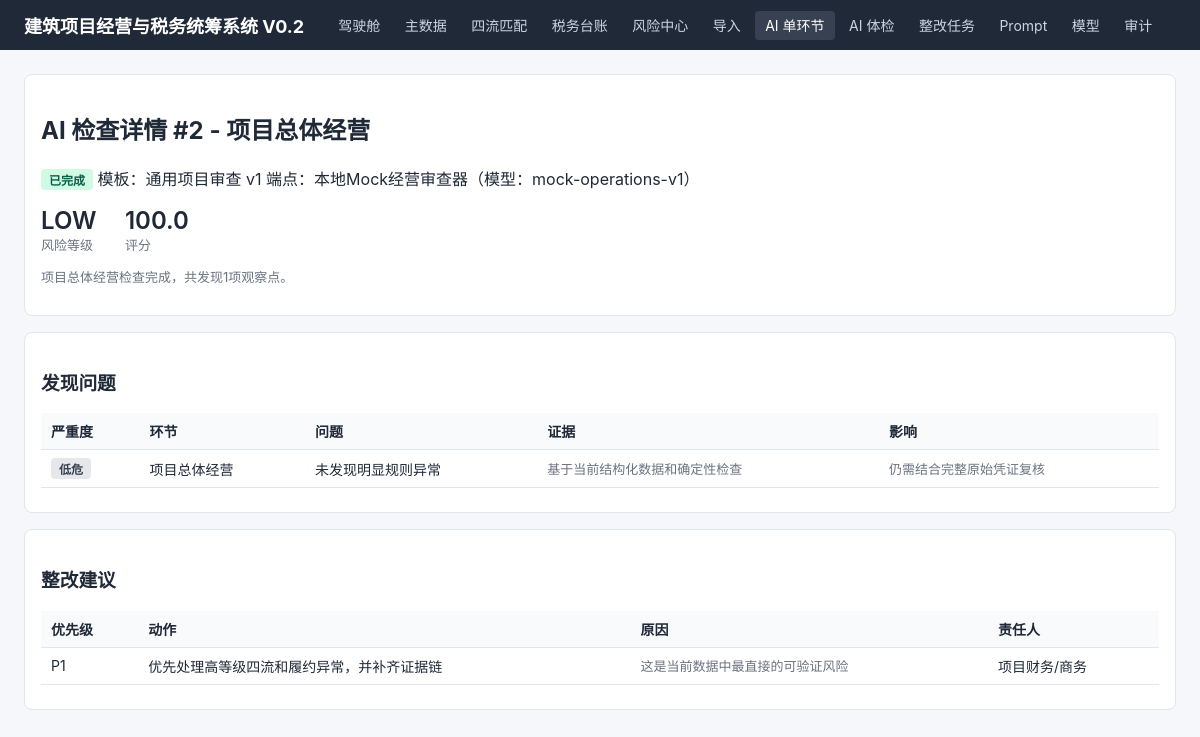
The page /ai-review/2 on the database its author committed.
### app/models.py (models this page shows)
class AIReviewJob(Base):
    __tablename__ = "ai_review_jobs"
    id: Mapped[int] = mapped_column(primary_key=True)
    project_id: Mapped[int] = mapped_column(ForeignKey("projects.id"), index=True)
    scope: Mapped[str] = mapped_column(String(40), index=True)
    endpoint_id: Mapped[int] = mapped_column(ForeignKey("ai_model_endpoints.id"), index=True)
    batch_id: Mapped[Optional[int]] = mapped_column(Integer, nullable=True, index=True)
    prompt_template_id: Mapped[Optional[int]] = mapped_column(Integer, nullable=True, index=True)
    parent_job_id: Mapped[Optional[int]] = mapped_column(Integer, nullable=True, index=True)
    user_instruction: Mapped[str] = mapped_column(Text, default="")
    status: Mapped[str] = mapped_column(String(20), default="pending", index=True)
    parse_failed: Mapped[bool] = mapped_column(Boolean, default=False, index=True)
    created_at: Mapped[str] = mapped_column(String(30), default="")
    started_at: Mapped[str] = mapped_column(String(30), default="")
    finished_at: Mapped[str] = mapped_column(String(30), default="")
    input_digest: Mapped[str] = mapped_column(String(64), default="")
    input_preview: Mapped[str] = mapped_column(Text, default="")
    error_message: Mapped[str] = mapped_column(Text, default="")
    actor: Mapped[str] = mapped_column(String(80), default="anonymous", index=True)

class AIPromptTemplate(Base):
    __tablename__ = "ai_prompt_templates"
    id: Mapped[int] = mapped_column(primary_key=True)
    name: Mapped[str] = mapped_column(String(100), index=True)
    scope: Mapped[str] = mapped_column(String(40), index=True)
    version: Mapped[int] = mapped_column(Integer, default=1)
    system_addendum: Mapped[str] = mapped_column(Text, default="")
    review_focus: Mapped[str] = mapped_column(Text, default="")
    enabled: Mapped[bool] = mapped_column(Boolean, default=True, index=True)
    created_at: Mapped[str] = mapped_column(String(30), default="")
    __table_args__ = (
        UniqueConstraint("scope", "version", name="uq_prompt_scope_version"),
    )

class AIModelEndpoint(Base):
    __tablename__ = "ai_model_endpoints"
    id: Mapped[int] = mapped_column(primary_key=True)
    name: Mapped[str] = mapped_column(String(100), unique=True, index=True)
    adapter: Mapped[str] = mapped_column(String(30), default="openai_compatible")
    base_url: Mapped[str] = mapped_column(String(300), default="")
    chat_path: Mapped[str] = mapped_column(String(200), default="/v1/chat/completions")
    model: Mapped[str] = mapped_column(String(120), default="")
    api_key_env: Mapped[str] = mapped_column(String(120), default="")
    enabled: Mapped[bool] = mapped_column(Boolean, default=True, index=True)
    timeout_seconds: Mapped[int] = mapped_column(Integer, default=90)
    note: Mapped[str] = mapped_column(String(300), default="")

class AIReviewResult(Base):
    __tablename__ = "ai_review_results"
    id: Mapped[int] = mapped_column(primary_key=True)
    job_id: Mapped[int] = mapped_column(
        ForeignKey("ai_review_jobs.id"), unique=True, index=True,
    )
    provider_name: Mapped[str] = mapped_column(String(100), default="")
    model_name: Mapped[str] = mapped_column(String(120), default="")
    risk_level: Mapped[str] = mapped_column(String(20), default="UNKNOWN")
    score: Mapped[Decimal] = mapped_column(Numeric(6, 2), default=Decimal("0"))
    summary: Mapped[str] = mapped_column(Text, default="")
    findings_json: Mapped[str] = mapped_column(Text, default="[]")
    recommendations_json: Mapped[str] = mapped_column(Text, default="[]")
    data_gaps_json: Mapped[str] = mapped_column(Text, default="[]")
    raw_response: Mapped[str] = mapped_column(Text, default="")

### app/routers/ai_review.py (the view)
@router.get("/ai-review/{job_id}", response_class=HTMLResponse)
def ai_review_detail(request: Request, job_id: int):
    db = SessionLocal()
    job = db.get(AIReviewJob, job_id)
    if not job:
        db.close()
        return HTMLResponse("AI review job not found", status_code=404)
    project = db.get(Project, job.project_id)
    endpoint = db.get(AIModelEndpoint, job.endpoint_id)
    prompt_template = (
        db.get(AIPromptTemplate, job.prompt_template_id)
        if job.prompt_template_id else None
    )
    result = db.scalar(
        select(AIReviewResult).where(AIReviewResult.job_id == job.id)
    )
    findings: list = []; recommendations: list = []; gaps: list = []
    if result:
        for key, target in (
            ("findings_json", findings),
            ("recommendations_json", recommendations),
            ("data_gaps_json", gaps),
        ):
            try:
                target.extend(json.loads(getattr(result, key) or "[]"))
            except Exception:
                pass
    db.close()
    return templates.TemplateResponse(
        request,
        "ai_review_detail.html",
    {
        "request": request, "job": job, "project": project,
        "endpoint": endpoint, "result": result,
        "findings": findings, "recommendations": recommendations,
        "gaps": gaps, "scope_name": SCOPES.get(job.scope, job.scope),
        "prompt_template": prompt_template,
    },
    )

### app/templates/ai_review_detail.html (shortened to what this page needs)
{% extends "base.html" %}
{% block content %}
<div class="card">
<h2>AI 检查详情 #{{ job.id }} - {{ scope_name }}</h2>
<p>
<span class="tag {% if job.status == 'completed' %}green{% elif job.status == 'failed' %}red{% else %}gray{% endif %}">
{% if job.status == 'completed' %}已完成{% elif job.status == 'failed' %}失败{% else %}进行中{% endif %}
</span>
模板：{{ prompt_template.name if prompt_template else "默认" }} v{{ prompt_template.version if prompt_template else "?" }}
端点：{{ endpoint.name if endpoint else "—" }}（模型：{{ endpoint.model if endpoint else "" }}）
</p>
{% if result %}
<div class="kpi"><div class="v">{{ result.risk_level }}</div><div class="l">风险等级</div></div>
<div class="kpi"><div class="v">{{ "%.1f"|format(result.score) }}</div><div class="l">评分</div></div>
<p class="muted">{{ result.summary }}</p>
{% endif %}
</div>
{% if result %}
<div class="card">
<h3>发现问题</h3>
<table>
<thead><tr><th>严重度</th><th>环节</th><th>问题</th><th>证据</th><th>影响</th></tr></thead>
<tbody>
{% for f in findings %}
<tr>
<td><span class="tag {% if f.severity == 'HIGH' or f.severity == 'CRITICAL' %}red{% elif f.severity == 'MEDIUM' %}yellow{% else %}gray{% endif %}">
{% if f.severity == 'CRITICAL' %}严重{% elif f.severity == 'HIGH' %}高危{% elif f.severity == 'MEDIUM' %}中等{% elif f.severity == 'LOW' %}低危{% else %}提示{% endif %}
</span></td>
<td>{{ f.area }}</td><td>{{ f.issue }}</td>
<td class="muted">{{ f.evidence }}</td><td class="muted">{{ f.impact }}</td>
</tr>
{% endfor %}
</tbody>
</table>
</div>
<div class="card">
<h3>整改建议</h3>
<table>
<thead><tr><th>优先级</th><th>动作</th><th>原因</th><th>责任人</th></tr></thead>
<tbody>
{% for r in recommendations %}
<tr>
<td>{{ r.priority }}</td><td>{{ r.action }}</td>
<td class="muted">{{ r.reason }}</td><td>{{ r.owner }}</td>
</tr>
{% endfor %}
</tbody>
</table>
</div>
{% endif %}
{% endblock %}

### app/templates/base.html (style rules this page uses)
:root { --bg:#f5f7fa;--card:#fff;--line:#e1e6ed;--text:#1f2937;--muted:#6b7280;--accent:#2563eb;--red:#dc2626;--yellow:#d97706;--green:#16a34a }
* { box-sizing:border-box }
body { font-family:-apple-system,BlinkMacSystemFont,"Segoe UI","PingFang SC",sans-serif;margin:0;background:var(--bg);color:var(--text) }
.card { background:var(--card);border:1px solid var(--line);border-radius:8px;padding:16px;margin-bottom:16px }
table { width:100%;border-collapse:collapse;margin:8px 0 }
th,td { text-align:left;padding:8px 10px;border-bottom:1px solid var(--line);font-size:14px }
th { background:#f9fafb;font-weight:600 }
.tag { display:inline-block;padding:2px 8px;border-radius:4px;font-size:12px;font-weight:600 }
.tag.green { background:#d1fae5;color:#065f46 }
.tag.gray { background:#e5e7eb;color:#374151 }
.muted { color:var(--muted);font-size:13px }
.kpi { display:inline-block;margin-right:24px }
.kpi .v { font-size:24px;font-weight:600 }
.kpi .l { font-size:13px;color:var(--muted) }

### rows shown on the page
AIReviewJob: id "2"
AIPromptTemplate: name "通用项目审查", version "1"
AIModelEndpoint: name "本地Mock经营审查器", model "mock-operations-v1"
AIReviewResult: risk_level "LOW", score "100.0", summary "项目总体经营检查完成，共发现1项观察点。"

### other values the page prints
{{ scope_name }} "项目总体经营"
{{ f.area }} "项目总体经营"
{{ f.issue }} "未发现明显规则异常"
{{ f.evidence }} "基于当前结构化数据和确定性检查"
{{ f.impact }} "仍需结合完整原始凭证复核"
{{ r.priority }} "P1"
{{ r.action }} "优先处理高等级四流和履约异常，并补齐证据链"
{{ r.reason }} "这是当前数据中最直接的可验证风险"
{{ r.owner }} "项目财务/商务"
